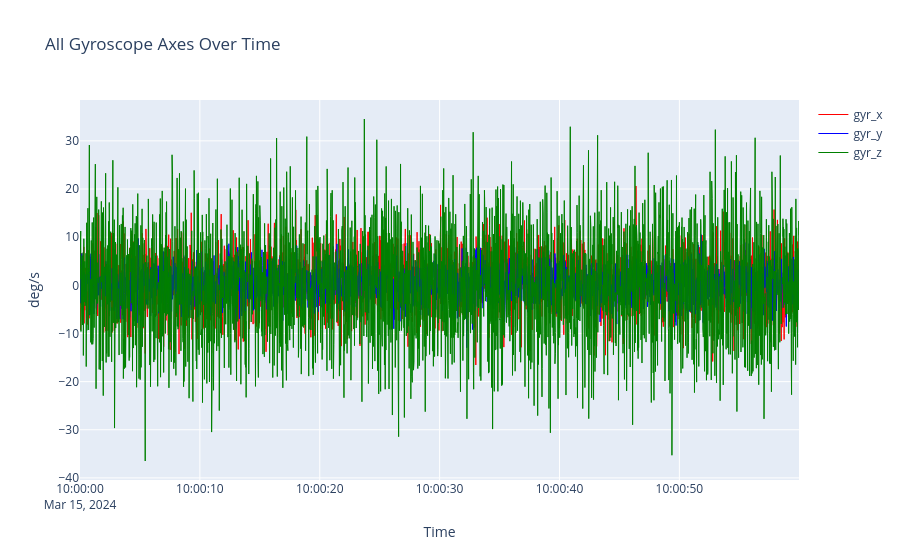

The notebook cell this image was saved under:
### Code cell
# 3-axis time-series overview
import plotly.graph_objects as go
fig = go.Figure()
for col, color in [("gyr_x", "red"), ("gyr_y", "blue"), ("gyr_z", "green")]:
    fig.add_trace(go.Scatter(x=df["timestamp"], y=df[col], name=col, line=dict(color=color, width=1)))
fig.update_layout(title="All Gyroscope Axes Over Time", xaxis_title="Time", yaxis_title="deg/s")
fig.show()

### Figure 1 — Plotly figure (JSON) as saved in the notebook; plotly's stock layout.template omitted (floating-point values rounded to 4 significant figures; data arrays with more than 128 entries replaced by an {"elided": "..."} marker saying what was removed)
{"data": [{"line": {"color": "red", "width": 1}, "name": "gyr_x", "type": "scatter", "x": {"elided": "3000 str values"}, "y": {"elided": "3000 float values"}}, {"line": {"color": "blue", "width": 1}, "name": "gyr_y", "type": "scatter", "x": {"elided": "3000 str values"}, "y": {"elided": "3000 float values"}}, {"line": {"color": "green", "width": 1}, "name": "gyr_z", "type": "scatter", "x": {"elided": "3000 str values"}, "y": {"elided": "3000 float values"}}], "layout": {"title": {"text": "All Gyroscope Axes Over Time"}, "xaxis": {"title": {"text": "Time"}}, "yaxis": {"title": {"text": "deg/s"}}}}
